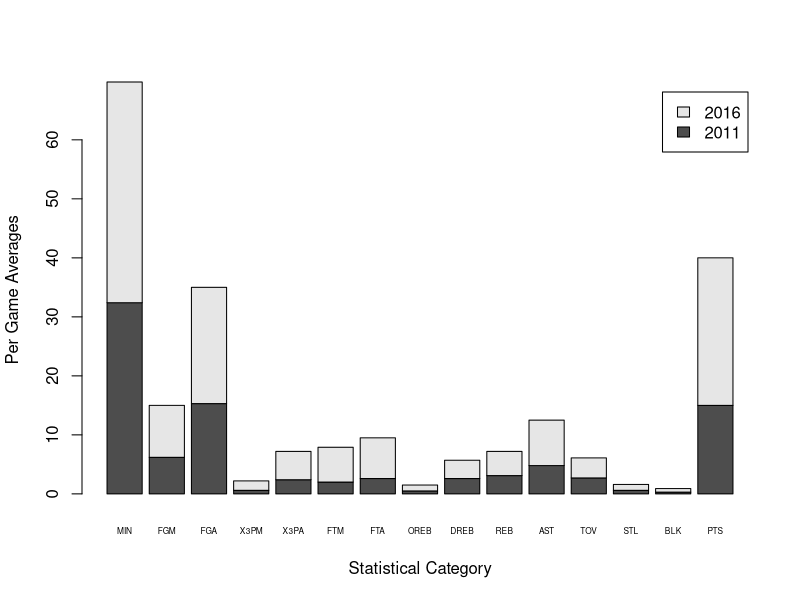

The R script that drew this image:
## ---- chunk 1
# read csv
d = read.csv(file='maierdata/DRose.csv')
      
# output barplot
barplot(as.matrix(d[2:16]),cex.names=0.5, xlab="Statistical Category",ylab="Per Game Averages",legend=d$Year)

